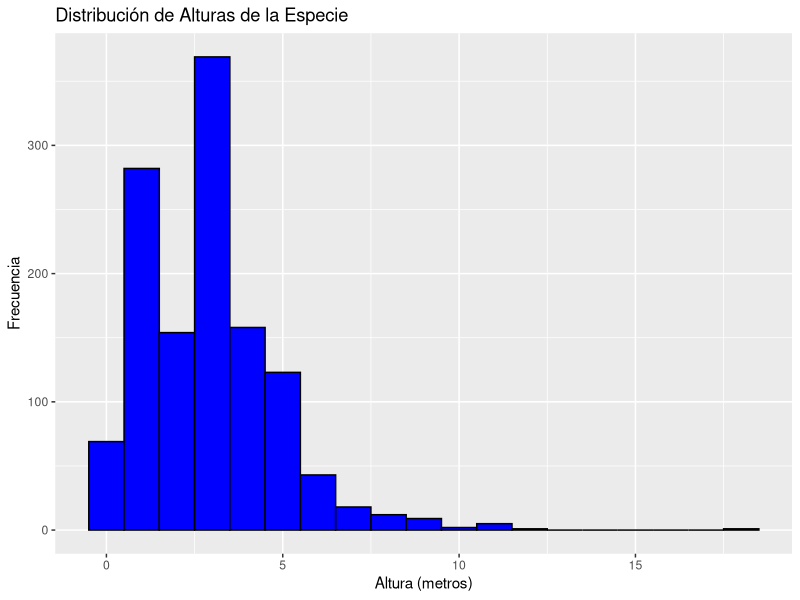

This figure's R source: (Note: this script raises an error after producing the figure.)
# Establecer directorio de trabajo
setwd("/Users/fjbonet/Library/CloudStorage/OneDrive-UniversidaddeCórdoba/4_docencia/eco_ccaa_uco/actos_docentes/P_estructura_pobs_ecologia_CCAA/geoinfo")

#Instalar y cargar paquetes
install.packages("ggplot2")

library(ggplot2)

# Importar tabla de datos
datos <- read.csv("alturas_encinas.csv", sep = ";", dec = ",")

# Crear el histograma
ggplot(datos, aes(x = Altura)) +
  geom_histogram(binwidth = 1, fill = "blue", color = "black") +
  ggtitle("Distribución de Alturas de la Especie") +
  xlab("Altura (metros)") +
  ylab("Frecuencia")


# Guardarlo en formato imagen
ggsave("histograma_alturas.png", plot = última_plot(), width = 10, height = 8, dpi = 300)

